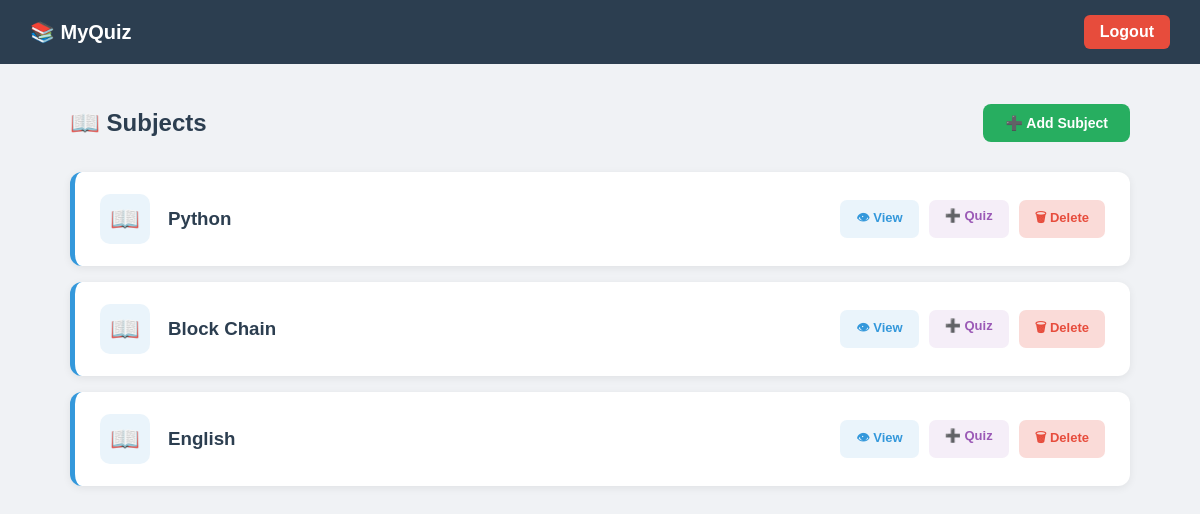
/subjects/ (signed in), run on the app's committed database.
### subjects/models.py (models this page shows, shortened)
class Subject(models.Model):
    name = models.CharField(max_length=200)
    created_by = models.ForeignKey(
        User, on_delete=models.CASCADE, null=True, blank=True
    )  # <- allow null temporarily

### subjects/views.py (the view)
# urls.py: path("", views.subject_list, name="subject_list"),
@login_required
def subject_list(request):
    subjects = Subject.objects.all()
    return render(request, "subjects/subject_list.html", {"subjects": subjects})

### templates/subjects/subject_list.html (shortened to what this page needs)
{% extends 'base.html' %}
{% block content %}
<div class="page-header">
    <h1>📖 Subjects</h1>
    <a href="{% url 'create_subject' %}" class="btn-add">➕ Add Subject</a>
</div>
{% if subjects %}
    {% for subject in subjects %}
    <div class="subject-card">
        <a href="{% url 'subject_detail' subject.id %}" style="text-decoration:none; color:inherit;">
            <div class="subject-left">
                <div class="subject-icon">📖</div>
                <div class="subject-info">
                    <h3>{{ subject.name }}</h3>
                </div>
            </div>
        </a>
        <div class="subject-actions">
            <a href="{% url 'subject_detail' subject.id %}" class="btn-action btn-view">👁 View</a>
            <a href="{% url 'create_quiz' subject.id %}" class="btn-action btn-quiz">➕ Quiz</a>
            <form method="POST" action="{% url 'delete_subject' subject.id %}">
                <button type="submit" class="btn-delete">🗑 Delete</button>
            </form>
        </div>
    </div>
    {% endfor %}
{% else %}
<div class="empty-state">
    <h3>No Subjects Yet</h3>
    <a href="{% url 'create_subject' %}" class="btn-add">Create First Subject</a>
</div>
{% endif %}
{% endblock %}

### templates/base.html (style rules this page uses)
* { margin: 0; padding: 0; box-sizing: border-box; }
body { font-family: Arial, sans-serif; background: #f0f2f5; }

### templates/subjects/subject_list.html (style rules this page uses)
.page-header { display: flex; justify-content: space-between; align-items: center; margin-bottom: 30px; }
.page-header h1 { font-size: 24px; color: #2c3e50; }
.btn-add { background: #27ae60; color: white; padding: 11px 22px; border-radius: 8px; text-decoration: none; font-weight: bold; font-size: 14px; }
.subject-card { background: white; border-radius: 12px; padding: 22px 25px; margin-bottom: 16px; box-shadow: 0 2px 8px rgba(0,0,0,0.07); display: flex; justify-content: space-between; align-items: center; border-left: 5px solid #3498db; }
.subject-left { display: flex; align-items: center; gap: 18px; }
.subject-icon { width: 50px; height: 50px; background: #eaf4fb; border-radius: 10px; display: flex; align-items: center; justify-content: center; font-size: 24px; }
.subject-info h3 { color: #2c3e50; }
.subject-actions { display: flex; gap: 10px; }
.btn-action { padding: 8px 16px; border-radius: 7px; text-decoration: none; font-size: 13px; font-weight: bold; }
.btn-view { background: #eaf4fb; color: #3498db; }
.btn-quiz { background: #f5eef8; color: #9b59b6; }
.btn-delete { background: #fadbd8; color: #e74c3c; border: none; cursor: pointer; padding: 8px 16px; border-radius: 7px; font-size: 13px; font-weight: bold; }

### data on the page
Subject: name "Python"
Subject: name "Block Chain"
Subject: name "English"
